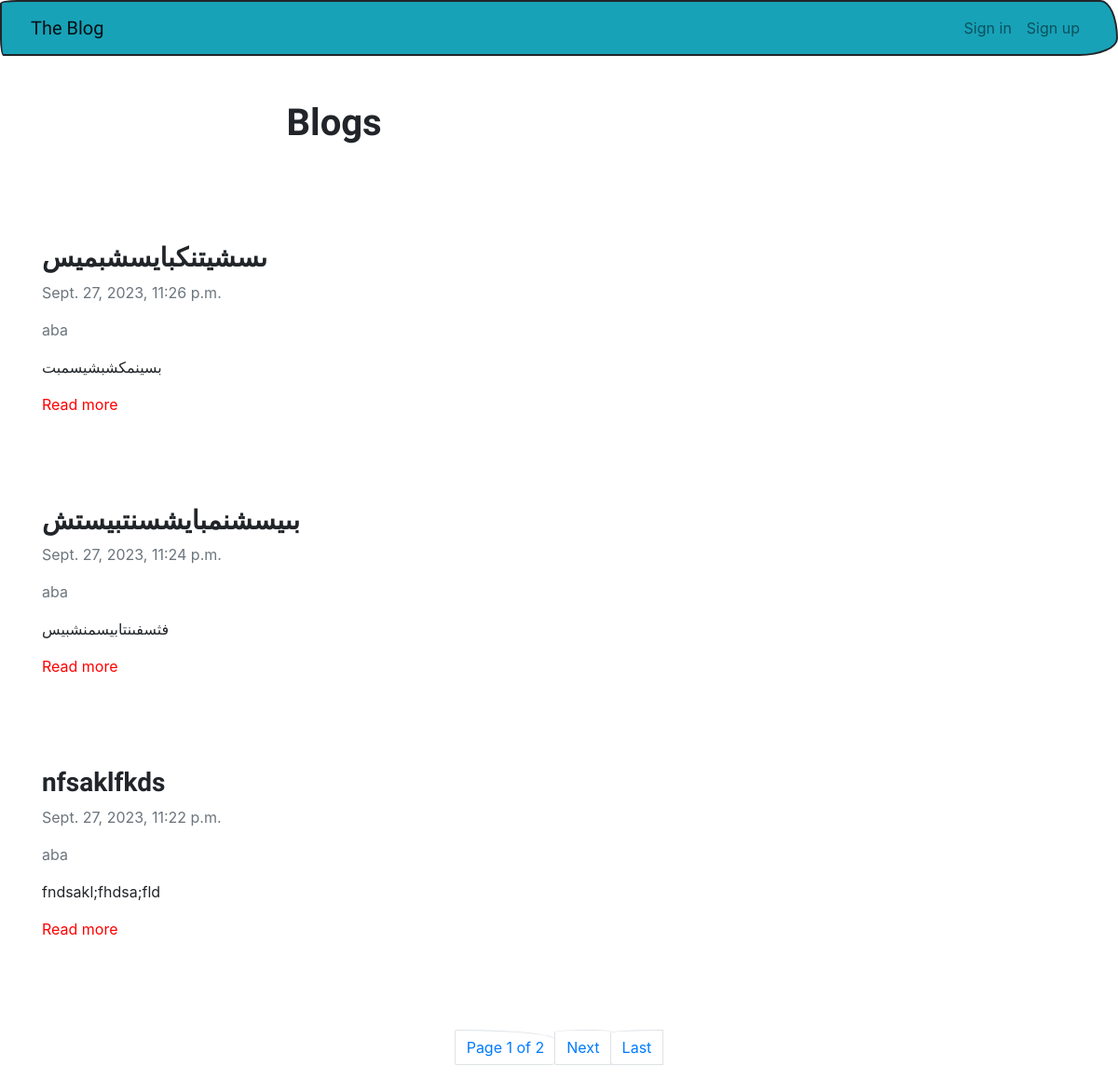
The app's page /, older data.
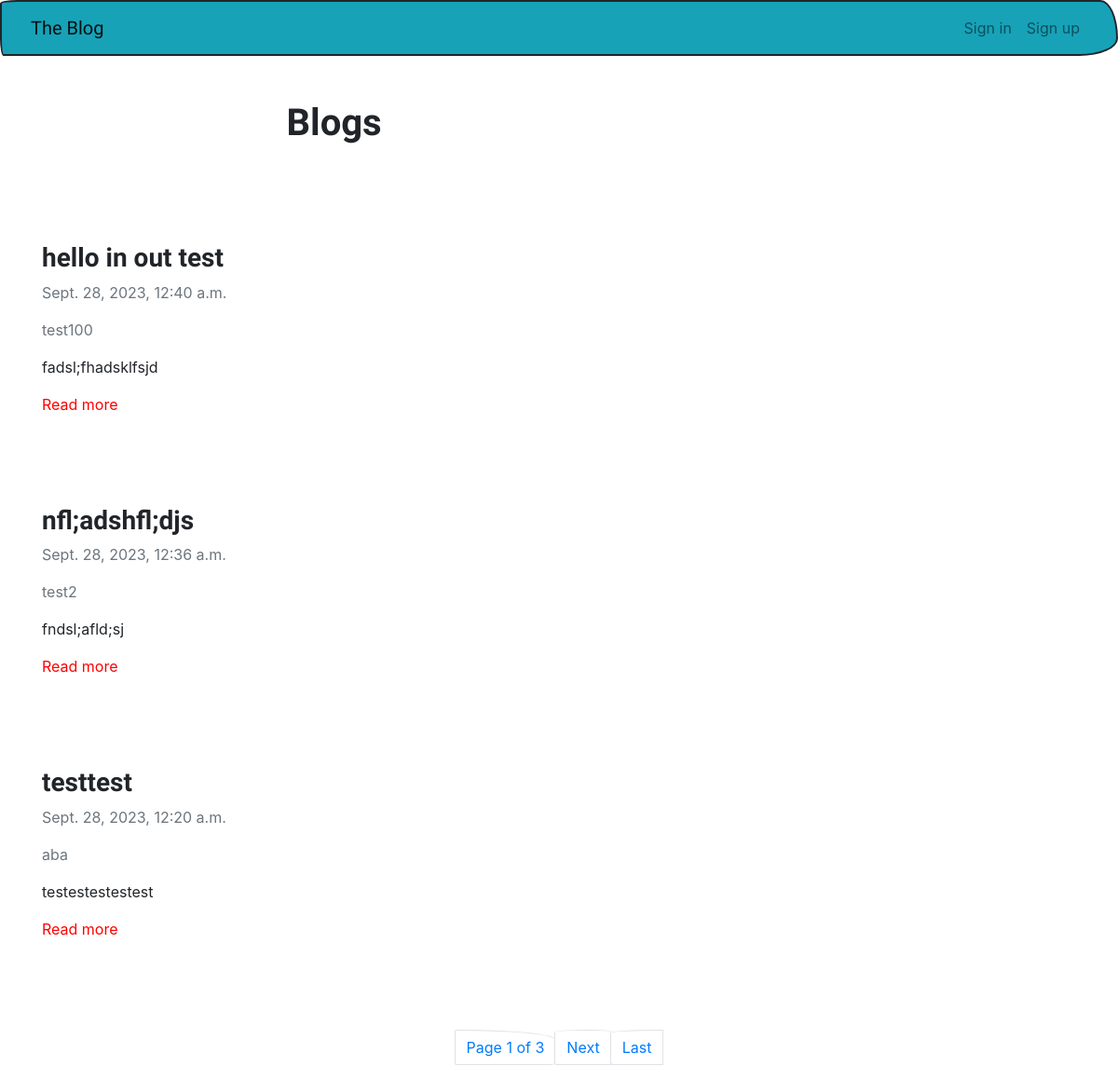
The same page, newer data.
### blog/models.py (models this page shows, shortened)
class Post (models.Model):
    title = models.CharField(max_length=255)
    statue = models.CharField(max_length=2)
    content = HTMLField()
    owner = models.ForeignKey(
        User,
        on_delete=models.CASCADE,
        related_name='posts_owner'
    )
    publish_date = models.DateTimeField(auto_now_add=True)

### blog/views.py (the view)
# urls.py: path('', views.Index.as_view(), name='index'),
class Index(ListView):
    model = Post
    queryset = Post.objects.all().order_by('-publish_date')
    template_name = 'blog/index.html'
    paginate_by = 3

### blog/templates/blog/index.html (shortened to what this page needs)
{% extends "blog/base.html" %}
{% block content  %}
    <div class="row">
        <div class="col-md-6 col-12 mx-md-auto mx-3 mt-5 mb-5">
            <h1 class="fw-bolder">Blogs</h1>
        </div>
        {% for obj in object_list %}
        <div class = "row">
            <div class = "col-md-6 col-12 mx-mx-auto mx-5 mt-5 mb-5">
                <h3 class = "fw-bold">{{ obj.title }}</h3>
                <p class = "text-muted">{{obj.publish_date}}</p>
                <p class = "text-muted">{{obj.owner.username}}</p>
                <div class = "my-3">
                    {{ obj.content|truncatechars_html:50|safe}}
                </div>
                <a href = "{% url 'detail_post' obj.id%}" style="color : red">Read more</a>
            </div>
        </div>
        {% endfor %}
        <nav>
            <ul class = "pagination">
                <div class = "mx-auto d-flex flex-row mt-5">
                    <li class = "page-item">
                        <a class = "page-link" href = "#">Page
                            {{ page_obj.number}} of {{page_obj.paginator.num_pages}}</a>
                    </li>
                    {% if page_obj.has_next%}
                    <li class = "page-item">
                        <a class="page-link" href="?page={{page_obj.next_page_number}}">Next</a>
                    </li>
                    <li class = "page-item">
                        <a class = "page-link" href="?page={{ page_obj.paginator.num_pages}}">Last</a>
                    </li>
                    {% endif %}
                </div>
            </ul>
        </nav>
    </div>
{% endblock content %}

Row changes from the older to the newer data that the page shows:
no longer on this page (row unchanged): Post: title "ىسشيتنكبايسشبميس", publish_date "Sept. 27, 2023, 11:26 p.m.", owner.username "aba", content "بسينمكشبشيسمبت"
no longer on this page (row unchanged): Post: title "بىيسشنمبايشسنتبيستش", publish_date "Sept. 27, 2023, 11:24 p.m.", owner.username "aba", content "فثسفىنتابيسمنشبيس"
no longer on this page (row unchanged): Post: title "nfsaklfkds", publish_date "Sept. 27, 2023, 11:22 p.m.", owner.username "aba", content "fndsakl;fhdsa;fld"
added Post: title "hello in out test", publish_date "Sept. 28, 2023, 12:40 a.m.", owner.username "test100", content "fadsl;fhadsklfsjd"
added Post: title "nfl;adshfl;djs", publish_date "Sept. 28, 2023, 12:36 a.m.", owner.username "test2", content "fndsl;afld;sj"
added Post: title "testtest", publish_date "Sept. 28, 2023, 12:20 a.m.", owner.username "aba", content "testestestestest"
Text that changed along with them:
{{ page_obj.paginator.num_pages }}: "2" → "3"
